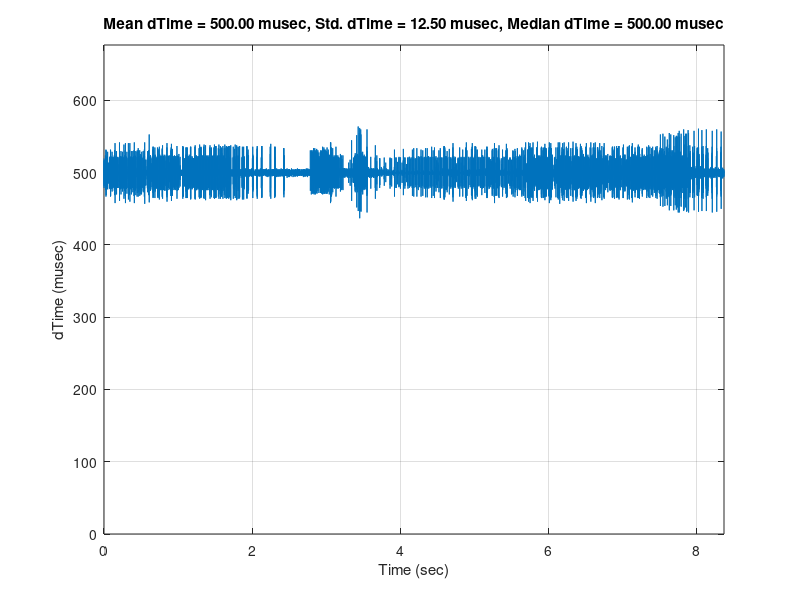
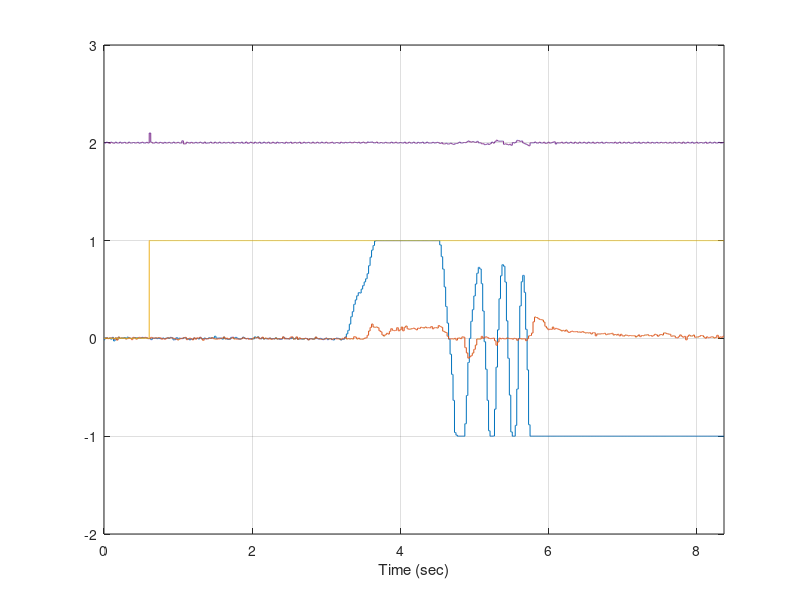
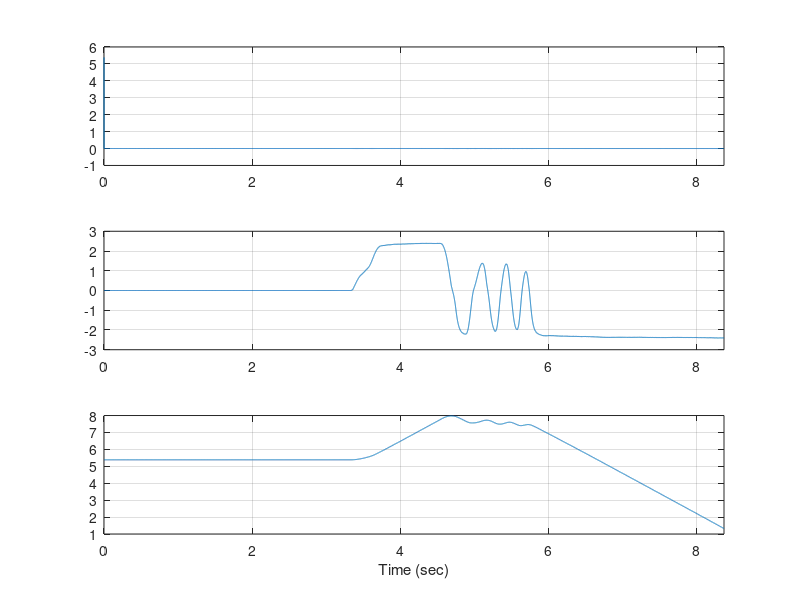

MATLAB code for these plots, in order:
clc, clear variables
%%

% 2 khz
max_num_of_floats = 2000000 / (4 * (8 + 2) * 2000)


% openlager
% file_id = fopen('LOG000.TXT');
% file_id = fopen('LOG001.TXT');
% file_id = fopen('LOG002.TXT'); % PpmIn
% file_id = fopen('LOG003.TXT'); % SBus
% file_id = fopen('LOG095.TXT'); % SBus
file_id = fopen('LOG096.TXT'); % PpmIn

num_of_floats = fread(file_id, 1, 'uint8')

data_raw = fread(file_id, 'single');
length(data_raw)

fclose(file_id);


%%

data.values = reshape(data_raw, [num_of_floats, length(data_raw)/num_of_floats]).';
            
data.time = cumsum(data.values(:,1)) * 1e-6;
data.time = data.time - data.time(1);

data.values = data.values(:,2:end);


%%

figure(1)
plot(data.time(1:end-1), diff(data.time * 1e6)), grid on
title( sprintf(['Mean dTime = %0.2f musec, ', ...
                'Std. dTime = %0.2f musec, ', ...
                'Median dTime = %0.2f musec'], ...
                mean(diff(data.time * 1e6)), ...
                std(diff(data.time * 1e6)), ...
                median(diff(data.time * 1e6))) )
xlabel('Time (sec)'), ylabel('dTime (musec)')
ylim([0 1.2*max(diff(data.time * 1e6))])
xlim([0 data.time(end-1)])

figure(2)
plot(data.time, data.values(:,1:4)), grid on
xlabel('Time (sec)')
xlim([0 data.time(end)])
ylim([-2 3])

figure(3)
ax(1) = subplot(311);
plot(data.time, data.values(:,5)), grid on
ax(2) = subplot(312);
plot(data.time, data.values(:,6)), grid on
ax(3) = subplot(313);
plot(data.time, data.values(:,7)), grid on
xlabel('Time (sec)')
linkaxes(ax, 'x'), clear ax
xlim([0 data.time(end)])

return


%%

% SBus elrs
load data_03.mat % save data_03 data
Ts = 500 * 1e-6;

w0 = 20 * 2*pi;
D = sqrt(3)/2;
Gf = c2d(tf(w0^2, [1 2*D*w0 w0^2]), Ts, 'tustin');

data_f = filter(Gf.num{1}, Gf.den{1}, data.values);

figure(1)
plot(data.time, [data.values, data_f]), grid on
xlabel('Time (sec)')
xlim([0 data.time(end)])
ylim([-2 3])

